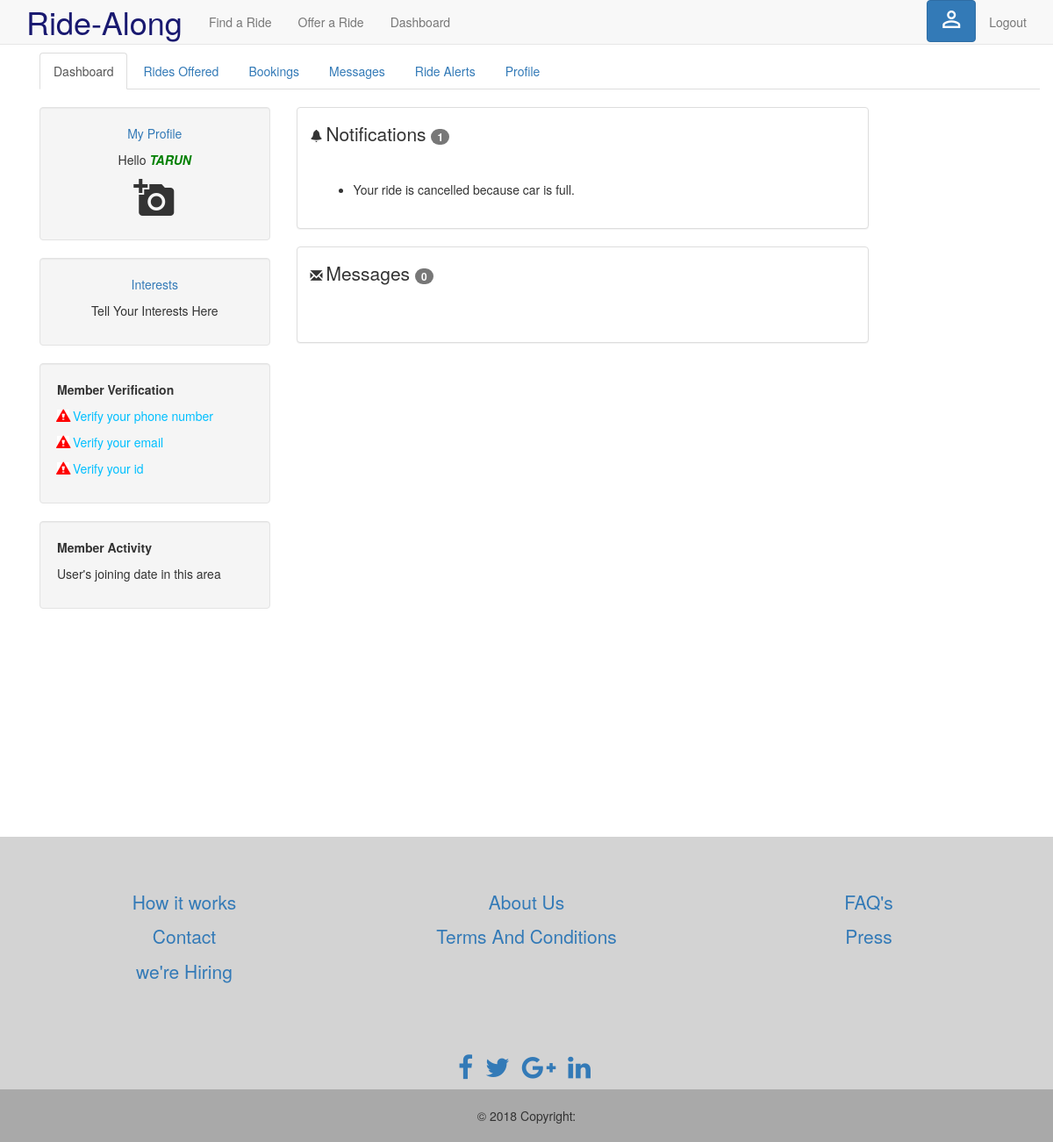
The page /dashboard (signed in) on the database its author committed.
### tables this page shows
CREATE TABLE "USERS" (
	`userName`	text,
	`password`	text NOT NULL,
	`name`	text NOT NULL,
	`phone`	text NOT NULL,
	`email`	text NOT NULL UNIQUE,
	`address`	text NOT NULL,
	`email_verified`	INTEGER DEFAULT 0,
	`mobile_verified`	INTEGER DEFAULT 0,
	PRIMARY KEY(userName)
);

CREATE TABLE `notification` (
	`username`	TEXT,
	`rideid`	INTEGER,
	`detail`	TEXT
);

### app.py (the view)
@app.route('/dashboard')
@is_logged_in
def tdashboard():
    username=session['username']
    with sqlite3.connect("CabSharing.db") as con:
        cur = con.cursor()
        cur.execute("select * from users where userName = ? ", [username])
        name = cur.fetchone()
        result = []
        cur.execute("select * from notification where username = ? ", [username])
        result = cur.fetchall()
    return render_template('tdashboard.html' , username = name[2] , result= result , count = len(result))

### app.py (called while the page is built)
def is_logged_in(f):
    @wraps(f)
    def wrap(*args, **kwargs):
        if 'logged_in' in session:
            return f(*args, **kwargs)
        else:
            flash('Unauthorized, Please login', 'danger')
            return redirect(url_for('login'))
    return wrap

### templates/tdashboard.html
{% extends 'layout.html' %}
{% block body %}
<div class=" container ">
      <ul class="nav nav-tabs">
        <li class= "active"><a  href="dashboard">Dashboard</a></li>
        <li ><a  href="rides">Rides Offered</a></li>
        <li ><a  href="bookings">Bookings</a></li>
        <li ><a  href="messages">Messages</a></li>
        <li ><a  href="#">Ride Alerts</a></li>
        <li ><a  href="profile">Profile</a></li>
      </ul>
      <br>
</div>
<div class="container text-center">
            <div class="tab-pane fade in active">
              <div class="row">
                <div class="col-sm-3" style='border:2em'>
                  <div class="well">
                    <p><a href="#">My Profile</a></p>
                    <p  >Hello <strong ><em id="username" class="text-uppercase">{{username}}</em></strong></p>
                    <i class="material-icons" style="font-size:48px">add_a_photo</i>
                 </div>
                  <div class="well">
                    <p><a href="#" id="interests">Interests</a></p>
                    <p>
                      <span >Tell Your Interests Here</span>
                    </p>
                  </div>
                  <div class="well">
                    <div>
                      <p class="text-left"><b>Member Verification</b></p>
                    </div>
                    <div class="text-left ">
                      <p ><span class="verify-fail glyphicon glyphicon-alert"></span><a href="/verifyphone" class="verify" id="verify-phone"> Verify your phone number</a></p>
                      <p ><span class="verify-fail glyphicon glyphicon-alert"></span><a href="/verify" class="verify" id="verify-email"> Verify your email</a></p>
                      <p ><span class="verify-fail glyphicon glyphicon-alert"></span><a href="#" class="verify" id="verify-id"> Verify your id</a></p>
                    </div>
                  </div>
                  <div class="well">
                    <p class="text-left"><b>Member Activity</b></p>
                    <p id='user-joining-date' class="text-left"> User's joining date in this area </p>
                  </div>
                </div>
                <div class="col-sm-7">
                  <div class="row">
                    <div class="col-sm-12">
                      <div class="panel panel-default text-left">
                        <div class="panel-body">
                          <span class="glyphicon glyphicon-bell"></span>
                          <strong class="lead">Notifications <span class="badge border border-1">{{count}}</span></strong>
                        </div>
                        <div class="well-lg">
                          {% if count == 0 %}
                            <p>No Notifications</p>
                          {% else %}
                          <ul >
                          {% for i in range(count) %}
                          <li>{{result[i][2]}} <br></li>
                          {% endfor %}
                          {% endif %}
                        </ul>
                        </div>
                      </div>
                    </div>
                  </div>
                  <div class="row">
                    <div class="col-sm-12">
                      <div class="panel panel-default text-left">
                          <div class="panel-body">
                            <span class="glyphicon glyphicon-envelope"></span>
                            <strong class="lead"> Messages <span class="badge border border-1">0</span></strong>
                          </div>
                          <div class="well-lg">
                          </div>
                      </div>
                    </div>
                  </div>
                </div>
              </div>
            </div>
</div>
{% endblock %}

### static/styles/design.css (style rules this page uses)
html, body { height: 100%; margin: 0; padding: 0; }

### static/styles/main.css (style rules this page uses)
.verify { color: #00BFFF; }
.verify-fail { background-color: white; color: red; }
#username { color: green; }

### rows shown on the page
USERS: name "TARUN"
notification: detail "Your ride is cancelled because car is full."

### other values the page prints
{{ count }} "1"
